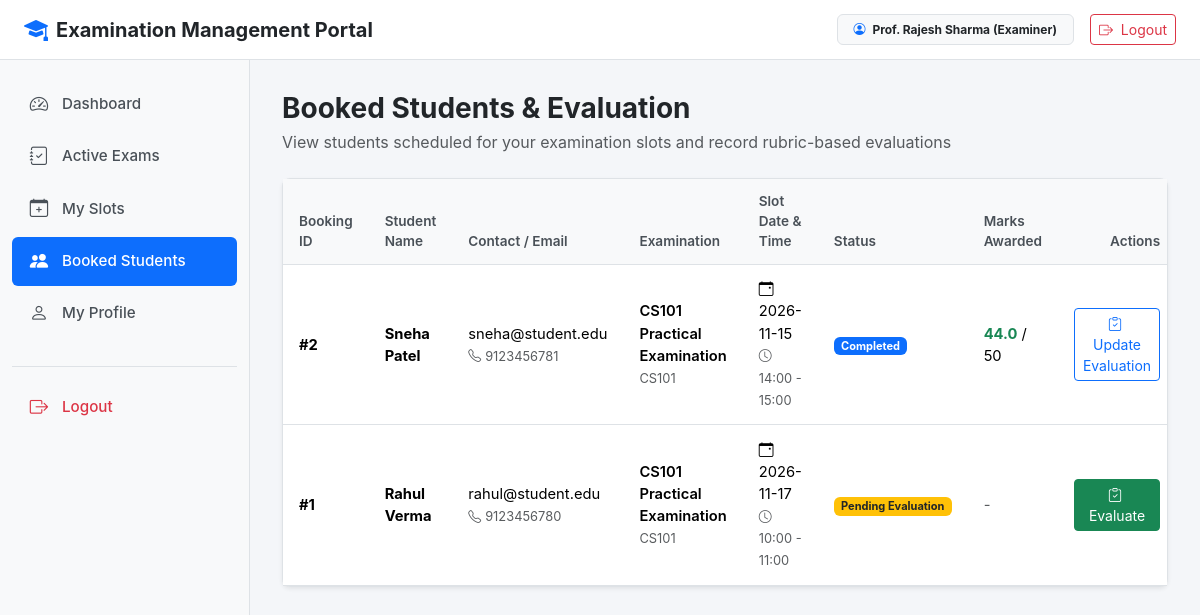
Page /examiner/students (signed in) on the committed database.
### models.py (models this page shows, shortened)
class User(db.Model, UserMixin):
    id = db.Column(db.Integer, primary_key=True)
    username = db.Column(db.String(80), unique=True, nullable=False)
    email = db.Column(db.String(120), unique=True, nullable=False)
    password_hash = db.Column(db.String(255), nullable=False)
    name = db.Column(db.String(100), nullable=False)
    phone = db.Column(db.String(20))
    department = db.Column(db.String(100))
    role = db.Column(db.String(20), nullable=False, default='student')
    status = db.Column(db.String(20), nullable=False, default='active')
    created_at = db.Column(db.DateTime, default=datetime.utcnow)
    @property
    def is_active(self):
        return self.status not in ['deactivated', 'rejected']
    @property
    def is_admin(self):
        return self.role == 'admin'
    @property
    def is_examiner(self):
        return self.role == 'examiner'

class Booking(db.Model):
    id = db.Column(db.Integer, primary_key=True)
    student_id = db.Column(db.Integer, db.ForeignKey('user.id'), nullable=False)
    slot_id = db.Column(db.Integer, db.ForeignKey('slot.id'), nullable=False)
    booking_date = db.Column(db.DateTime, default=datetime.utcnow)
    status = db.Column(db.String(20), nullable=False, default='Booked')
    student = db.relationship('User', foreign_keys=[student_id], backref='student_bookings')
    evaluation = db.relationship('Evaluation', backref='booking', uselist=False, cascade='all, delete-orphan')

class Examination(db.Model):
    id = db.Column(db.Integer, primary_key=True)
    course_id = db.Column(db.Integer, db.ForeignKey('course.id'), nullable=False)
    name = db.Column(db.String(150), nullable=False)
    exam_type = db.Column(db.String(50), nullable=False, default='Viva')
    duration = db.Column(db.Integer, nullable=False, default=30)
    max_marks = db.Column(db.Integer, nullable=False, default=100)
    slot_creation_start_date = db.Column(db.Date, nullable=False)
    slot_creation_end_date = db.Column(db.Date, nullable=False)
    slot_booking_start_date = db.Column(db.Date, nullable=False)
    slot_booking_end_date = db.Column(db.Date, nullable=False)
    status = db.Column(db.String(30), nullable=False, default='Draft')
    created_at = db.Column(db.DateTime, default=datetime.utcnow)
    rubrics = db.relationship('Rubric', backref='examination', cascade='all, delete-orphan', lazy=True)
    slots = db.relationship('Slot', backref='examination', cascade='all, delete-orphan', lazy=True)

class Course(db.Model):
    id = db.Column(db.Integer, primary_key=True)
    course_code = db.Column(db.String(20), unique=True, nullable=False)
    course_name = db.Column(db.String(150), nullable=False)
    description = db.Column(db.Text)
    status = db.Column(db.String(20), nullable=False, default='Active')
    created_at = db.Column(db.DateTime, default=datetime.utcnow)
    examinations = db.relationship('Examination', backref='course', cascade='all, delete-orphan', lazy=True)

class Slot(db.Model):
    id = db.Column(db.Integer, primary_key=True)
    examination_id = db.Column(db.Integer, db.ForeignKey('examination.id'), nullable=False)
    examiner_id = db.Column(db.Integer, db.ForeignKey('user.id'), nullable=False)
    date = db.Column(db.Date, nullable=False)
    start_time = db.Column(db.String(10), nullable=False)
    end_time = db.Column(db.String(10), nullable=False)
    max_capacity = db.Column(db.Integer, nullable=False, default=1)
    available_seats = db.Column(db.Integer, nullable=False, default=1)
    status = db.Column(db.String(20), nullable=False, default='Available')
    created_at = db.Column(db.DateTime, default=datetime.utcnow)
    examiner = db.relationship('User', foreign_keys=[examiner_id], backref='examiner_slots')
    bookings = db.relationship('Booking', backref='slot', cascade='all, delete-orphan', lazy=True)

class Evaluation(db.Model):
    id = db.Column(db.Integer, primary_key=True)
    booking_id = db.Column(db.Integer, db.ForeignKey('booking.id'), nullable=False, unique=True)
    examiner_id = db.Column(db.Integer, db.ForeignKey('user.id'), nullable=False)
    total_marks = db.Column(db.Float, nullable=False, default=0.0)
    remarks = db.Column(db.Text)
    status = db.Column(db.String(20), nullable=False, default='Completed')
    evaluated_at = db.Column(db.DateTime, default=datetime.utcnow)
    examiner = db.relationship('User', foreign_keys=[examiner_id], backref='evaluations')
    scores = db.relationship('RubricScore', backref='evaluation', cascade='all, delete-orphan', lazy=True)

### examiner.py (the view)
@app.route('/examiner/students')
@examiner_required
def examiner_students():
    my_slots = Slot.query.filter_by(examiner_id=current_user.id).all()
    slot_ids = [s.id for s in my_slots]
    bookings = Booking.query.filter(Booking.slot_id.in_(slot_ids)).order_by(Booking.booking_date.desc()).all() if slot_ids else []
    return render_template('examiner/students.html', bookings=bookings)

### templates/examiner/students.html (shortened to what this page needs)
{% extends "base.html" %}
{% block content %}
<div class="d-flex justify-content-between align-items-center mb-4">
    <div>
        <h3 class="fw-bold mb-1">Booked Students & Evaluation</h3>
        <p class="text-muted mb-0">View students scheduled for your examination slots and record rubric-based evaluations</p>
    </div>
</div>
<div class="card shadow-sm">
    <div class="card-body p-0">
        <div class="table-responsive">
            <table class="table table-hover mb-0">
                <thead>
                    <tr>
                        <th>Booking ID</th>
                        <th>Student Name</th>
                        <th>Contact / Email</th>
                        <th>Examination</th>
                        <th>Slot Date & Time</th>
                        <th>Status</th>
                        <th>Marks Awarded</th>
                        <th class="text-end">Actions</th>
                    </tr>
                </thead>
                <tbody>
                    {% if bookings %}
                        {% for b in bookings %}
                        <tr>
                            <td><strong>#{{ b.id }}</strong></td>
                            <td class="fw-bold">{{ b.student.name }}</td>
                            <td>
                                {{ b.student.email }}<br>
                                <small class="text-muted"><i class="bi bi-telephone me-1"></i>{{ b.student.phone or 'N/A' }}</small>
                            </td>
                            <td>
                                <span class="fw-semibold">{{ b.slot.examination.name }}</span><br>
                                <small class="text-muted">{{ b.slot.examination.course.course_code }}</small>
                            </td>
                            <td>
                                <i class="bi bi-calendar-event me-1"></i>{{ b.slot.date.strftime('%Y-%m-%d') }}<br>
                                <small class="text-muted"><i class="bi bi-clock me-1"></i>{{ b.slot.start_time }} - {{ b.slot.end_time }}</small>
                            </td>
                            <td>
                                {% if b.status == 'Completed' %}
                                <span class="badge bg-primary">Completed</span>
                                {% elif b.status == 'Booked' %}
                                <span class="badge bg-warning text-dark">Pending Evaluation</span>
                                {% else %}
                                <span class="badge bg-secondary">Cancelled</span>
                                {% endif %}
                            </td>
                            <td>
                                {% if b.evaluation %}
                                <strong class="text-success">{{ b.evaluation.total_marks }}</strong> / {{ b.slot.examination.max_marks }}
                                {% else %}
                                <span class="text-muted">-</span>
                                {% endif %}
                            </td>
                            <td class="text-end">
                                {% if b.status != 'Cancelled' %}
                                <a href="{{ url_for('evaluate_student', booking_id=b.id) }}" class="btn btn-sm {% if b.evaluation %}btn-outline-primary{% else %}btn-success{% endif %}">
                                    <i class="bi bi-clipboard-check me-1"></i>
                                    {% if b.evaluation %}Update Evaluation{% else %}Evaluate{% endif %}
                                </a>
                                {% else %}
                                <span class="text-muted">-</span>
                                {% endif %}
                            </td>
                        </tr>
                        {% endfor %}
                    {% else %}
                        <tr>
                            <td colspan="8" class="text-center py-4 text-muted">No students booked for your examination slots yet.</td>
                        </tr>
                    {% endif %}
                </tbody>
            </table>
        </div>
    </div>
</div>
{% endblock %}

### templates/base.html (shortened to what this page needs)
<!DOCTYPE html>
<html lang="en">
<head>
    <link href="https://cdn.jsdelivr.net/npm/bootstrap@5.3.2/dist/css/bootstrap.min.css" rel="stylesheet">
    <link href="https://cdn.jsdelivr.net/npm/bootstrap-icons@1.11.1/font/bootstrap-icons.css" rel="stylesheet">
</head>
<body>
    <nav class="top-navbar">
        <div class="d-flex align-items-center">
            <a href="{{ url_for('index') }}" class="text-decoration-none text-dark d-flex align-items-center gap-2">
                <i class="bi bi-mortarboard-fill text-primary fs-4"></i>
                <span class="fw-bold fs-5">Examination Management Portal</span>
            </a>
        </div>
        <div class="d-flex align-items-center gap-3">
            {% if current_user.is_authenticated %}
            <span class="badge bg-light text-dark border px-3 py-2">
                <i class="bi bi-person-circle me-1 text-primary"></i>
                {{ current_user.name }} ({{ current_user.role|capitalize }})
            </span>
            <a href="{{ url_for('logout') }}" class="btn btn-outline-danger btn-sm">
                <i class="bi bi-box-arrow-right me-1"></i> Logout
            </a>
            {% else %}
            <a href="{{ url_for('login') }}" class="btn btn-outline-primary btn-sm px-3">Login</a>
            <a href="{{ url_for('register') }}" class="btn btn-primary btn-sm px-3">Register</a>
            {% endif %}
        </div>
    </nav>
    {% if current_user.is_authenticated %}
    <div class="sidebar">
        <ul class="nav flex-column">
            {% if current_user.is_admin %}
            <li class="nav-item">
                <a class="nav-link {% if request.endpoint == 'admin_dashboard' %}active{% endif %}" href="{{ url_for('admin_dashboard') }}">
                    <i class="bi bi-speedometer2"></i> Dashboard
                </a>
            </li>
            <li class="nav-item">
                <a class="nav-link {% if request.endpoint in ['admin_courses', 'new_course', 'edit_course'] %}active{% endif %}" href="{{ url_for('admin_courses') }}">
                    <i class="bi bi-book"></i> Courses
                </a>
            </li>
            <li class="nav-item">
                <a class="nav-link {% if request.endpoint in ['admin_examinations', 'new_examination', 'edit_examination', 'admin_rubrics', 'new_rubric', 'edit_rubric'] %}active{% endif %}" href="{{ url_for('admin_examinations') }}">
                    <i class="bi bi-journal-text"></i> Examinations
                </a>
            </li>
            <li class="nav-item">
                <a class="nav-link {% if request.endpoint == 'admin_examiners' %}active{% endif %}" href="{{ url_for('admin_examiners') }}">
                    <i class="bi bi-person-badge"></i> Examiners
                </a>
            </li>
            <li class="nav-item">
                <a class="nav-link {% if request.endpoint == 'admin_students' %}active{% endif %}" href="{{ url_for('admin_students') }}">
                    <i class="bi bi-people"></i> Students
                </a>
            </li>
            <li class="nav-item">
                <a class="nav-link {% if request.endpoint in ['admin_slots', 'change_slot_examiner'] %}active{% endif %}" href="{{ url_for('admin_slots') }}">
                    <i class="bi bi-calendar3"></i> All Slots
                </a>
            </li>
            <li class="nav-item">
                <a class="nav-link {% if request.endpoint in ['admin_bookings', 'reschedule_booking'] %}active{% endif %}" href="{{ url_for('admin_bookings') }}">
                    <i class="bi bi-card-checklist"></i> Bookings
                </a>
            </li>
            <li class="nav-item">
                <a class="nav-link {% if request.endpoint == 'admin_search' %}active{% endif %}" href="{{ url_for('admin_search') }}">
                    <i class="bi bi-search"></i> Search
                </a>
            </li>
            {% elif current_user.is_examiner %}
            <li class="nav-item">
                <a class="nav-link {% if request.endpoint == 'examiner_dashboard' %}active{% endif %}" href="{{ url_for('examiner_dashboard') }}">
                    <i class="bi bi-speedometer2"></i> Dashboard
                </a>
            </li>
            <li class="nav-item">
                <a class="nav-link {% if request.endpoint == 'examiner_examinations' %}active{% endif %}" href="{{ url_for('examiner_examinations') }}">
                    <i class="bi bi-journal-check"></i> Active Exams
                </a>
            </li>
            <li class="nav-item">
                <a class="nav-link {% if request.endpoint in ['examiner_slots', 'new_slot', 'edit_slot'] %}active{% endif %}" href="{{ url_for('examiner_slots') }}">
                    <i class="bi bi-calendar-plus"></i> My Slots
                </a>
            </li>
            <li class="nav-item">
                <a class="nav-link {% if request.endpoint in ['examiner_students', 'evaluate_student'] %}active{% endif %}" href="{{ url_for('examiner_students') }}">
                    <i class="bi bi-people-fill"></i> Booked Students
                </a>
            </li>
            <li class="nav-item">
                <a class="nav-link {% if request.endpoint == 'examiner_profile' %}active{% endif %}" href="{{ url_for('examiner_profile') }}">
                    <i class="bi bi-person"></i> My Profile
                </a>
            </li>
            {% endif %}
            <li class="nav-item mt-4 pt-3 border-top">
                <a class="nav-link text-danger" href="{{ url_for('logout') }}">
                    <i class="bi bi-box-arrow-right"></i> Logout
                </a>
            </li>
        </ul>
    </div>
    <main class="main-wrapper">
        {% block content %}{% endblock %}
    </main>
    {% endif %}
</body>
</html>

### rows in the picture
User: name "Prof. Rajesh Sharma", role "Examiner"
Booking: id "2", student.name "Sneha Patel", student.email "sneha@student.edu", student "9123456781", slot.examination.name "CS101 Practical Examination", slot.examination.course.course_code "CS101", slot "2026-11-15", slot.start_time "14:00", slot.end_time "15:00", status "Completed", evaluation.total_marks "44.0", slot.examination.max_marks "50", shows "Update Evaluation"
Booking: id "1", student.name "Rahul Verma", student.email "rahul@student.edu", student "9123456780", slot.examination.name "CS101 Practical Examination", slot.examination.course.course_code "CS101", slot "2026-11-17", slot.start_time "10:00", slot.end_time "11:00", status "Pending Evaluation", shows "Evaluate"
